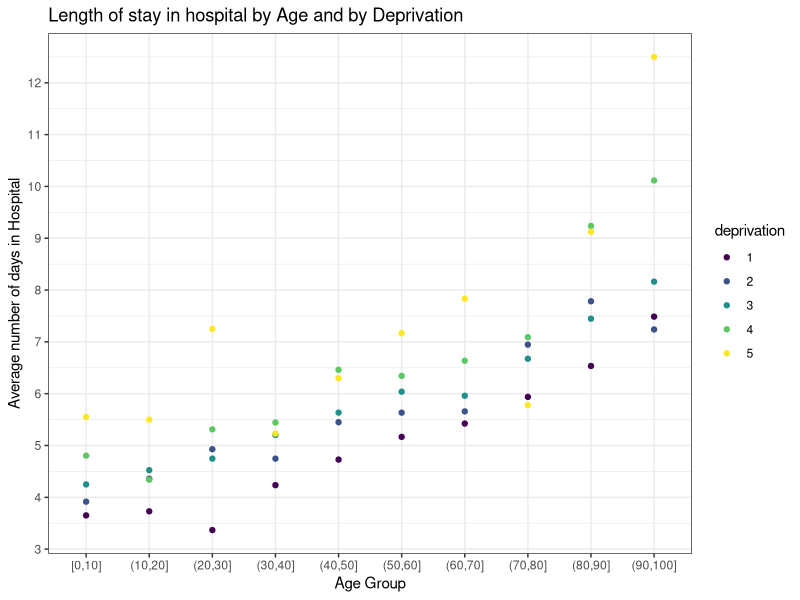
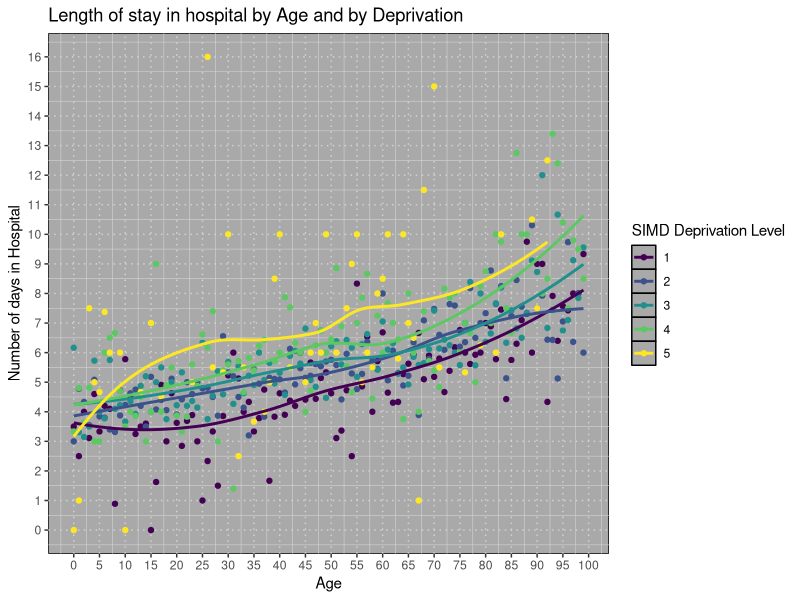

Reproduce these figures in R, in order.
## ---- chunk 1
library('tidyverse')
library('lubridate')
library('viridis')
## ---- chunk 2
hospital_admissions <- read_csv('./data/hospital_admissions.csv') |> 
    mutate(id = as.integer(id)) |> 
    mutate(date_admit = as.Date(date_admit, tryFormats = c("%d/%m/%Y"))) |> 
    mutate(date_discharge = as.Date(date_discharge, tryFormats = c("%d/%m/%Y")))
population_demographics <- read_csv('./data/population_demographics.csv') |> 
    mutate(id = as.integer(id))
## ---- chunk 3
population_demographics |> 
    summarise(
        n = n(), 
        minAge = min(age), maxAge = max(age), missingAge = sum(is.na(age)), 
        minDep = min(deprivation, na.rm=TRUE), maxDep = max(deprivation, na.rm=TRUE), missingDep = sum(is.na(deprivation))
        )
## ---- chunk 4
hospital_admissions |> 
    summarise(
        n = n(), 
        minAdmissionYear = min(year(date_admit)), maxAdmissionYear = max(year(date_admit)),
        minDischargeYear = min(year(date_discharge)), maxDischargeYear = max(year(date_discharge)),
        )
## ---- chunk 5
hospital_admissions |> 
    filter( date_admit > date_discharge) |> 
    summarise(n = n())
## ---- chunk 6
combined <- inner_join(
    hospital_admissions |> filter (date_admit <= date_discharge),
    population_demographics |> filter ( !is.na(deprivation) & age <= 105 ), 
    by="id"
)

combined |> 
    summarise(n = n())
## ---- chunk 7
total_time_2020 <- combined |> 
    filter( date_discharge <= as.Date('2020-12-31') & date_admit >= as.Date('2020-01-01') ) |> 
    mutate( total_time_days = as.numeric(date_discharge - date_admit) )
## ---- chunk 8
avg_time_in_hospital_by_deprivation_and_age_groups <- total_time_2020 |> 
    mutate(age_bin = cut(age, breaks=c(0,10,20,30,40,50,60,70,80,90,100), include.lowest = TRUE)) |> 
    group_by(deprivation, age_bin) |> 
    summarise(avg_days_in_hospital = mean(total_time_days))
## ---- chunk 9
plot_names <- c('1' = '1 - Most Deprived',
                '2' = '2',
                '3' = '3',
                '4' = '4',
                '5' = '5 - Least Deprived')
## ---- chunk 10
avg_time_in_hospital_by_deprivation_and_age_groups |> 
    mutate(deprivation = as.character(deprivation)) |> 
    ggplot(
        aes(x = age_bin, y=avg_days_in_hospital, colour=deprivation)) + 
    geom_point() +
    scale_y_continuous(breaks = seq(0, 13, 1)) +
    #scale_x_continuous(breaks = seq(0,100, 5)) + 
    ggtitle("Length of stay in hospital by Age and by Deprivation") +
    ylab("Average number of days in Hospital") +
    xlab("Age Group") +
    scale_colour_viridis_d() + 
    theme_bw()
## ---- chunk 11
total_time_2020 |> 
    group_by(deprivation, age) |> 
    summarise(avg_days_in_hospital = mean(total_time_days)) |> 
    mutate(deprivation = as.character(deprivation)) |> 
    ggplot(aes(x = age, y=avg_days_in_hospital, colour=deprivation)) + 
    geom_point() +
    geom_smooth(se = FALSE) + 
    scale_y_continuous(breaks = seq(0, 17, 1)) +
    scale_x_continuous(breaks = seq(0,100, 5)) + 
    labs(
        title = "Length of stay in hospital by Age and by Deprivation",
        x = "Age",
        y = "Number of days in Hospital",
        color = "SIMD Deprivation Level"
    ) +
    scale_color_viridis_d() +
    theme(panel.background = element_rect(fill = 'darkgrey', color = 'black'),
          panel.grid.major = element_line(color = 'lightgrey', linetype = 'dotted'),
          panel.grid.minor = element_line(color = 'lightgrey', size = .2))
    #theme_bw()
